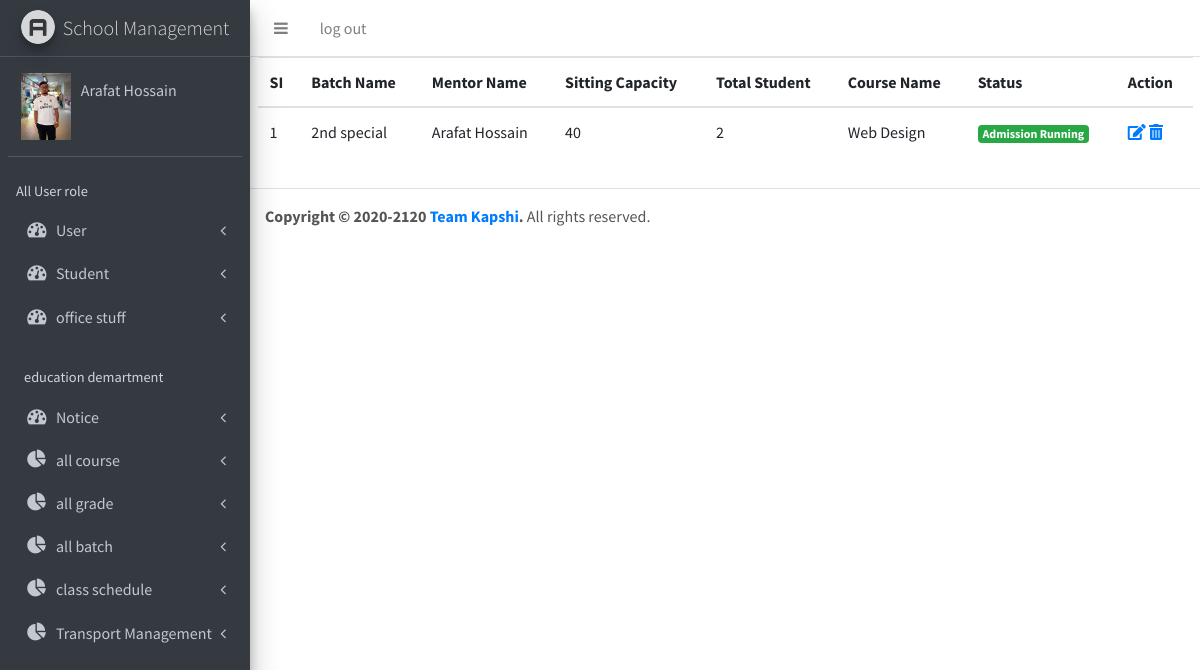
Screenshot of /superadmin/batch.php (signed in) with the database file from the repository.
### tables this page shows
CREATE TABLE `batch` (
  `id` int(4) NOT NULL,
  `batch_name` varchar(255) NOT NULL,
  `mentor_name` varchar(255) NOT NULL,
  `sitting_capacity` int(3) NOT NULL,
  `total_student` int(3) NOT NULL,
  `course_name` varchar(255) NOT NULL,
  `status` varchar(255) NOT NULL
);

CREATE TABLE `addmentor` (
  `mentorId` int(10) NOT NULL,
  `mentorFullname` varchar(50) NOT NULL,
  `mentorUserName` varchar(50) NOT NULL,
  `password` varchar(256) NOT NULL,
  `email` varchar(256) NOT NULL,
  `phone` int(50) NOT NULL,
  `address` varchar(256) NOT NULL,
  `joinDate` date NOT NULL,
  `status` int(2) NOT NULL,
  `user_role` int(1) NOT NULL,
  `image` text NOT NULL
);

CREATE TABLE `allcourse` (
  `course_id` int(2) NOT NULL,
  `course_title` varchar(30) NOT NULL,
  `course_desc` varchar(50) NOT NULL
);

### superadmin/batch.php (the view, shortened to what this page needs)
<?php
    include"includes/header.php";
    include"includes/navbar.php";
    include"includes/sidebar.php";
?>
  <section class="addmentor-header-section" style="margin-left: 250px;">
    <div class="container">
      <?php
        if( $_SESSION['mentorUserName'] ){
          $do = isset($_GET['do']) ? $_GET['do'] : 'manage';
          if( $do == 'manage' ){
      ?>
        <div class="row">
          <div class="col-md-12">
            <table class="table">
              <thead>
                <tr>
                  <th scope="col">SI</th>
                  <th scope="col">Batch Name</th>
                  <th scope="col">Mentor Name</th>
                  <th scope="col">Sitting Capacity</th>
                  <th scope="col">Total Student</th>
                  <th scope="col">Course Name</th>
                  <th scope="col">Status</th>
                  <th scope="col">Action</th>
                </tr>
              </thead>
              <tbody>
                <?php
                  $query = "SELECT * FROM batch";
                  $get_batch = mysqli_query($connect,$query);
                  $i = 0;
                  while( $row = mysqli_fetch_assoc($get_batch)){
                    $batch_id           = $row['id'];
                    $batch_name         = $row['batch_name'];
                    $mentor_name        = $row['mentor_name'];
                    $sitting_capacity   = $row['sitting_capacity'];
                    $course_name        = $row['course_name'];
                    $i++;
                ?>
                <tr>
                  <td><?php echo $i; ?></td>
                  <td><?php echo $batch_name;  ?></td>
                    <?php
                      $query = "SELECT * FROM addmentor";
                      $get_mentor_id = mysqli_query($connect,$query);
                      while( $row = mysqli_fetch_assoc($get_mentor_id) ){
                        $mentorid           = $row['mentorId'];
                        $mentorFinalName    = $row['mentorFullname'];
                        if( $mentorid == $mentor_name ){
                      ?>
                      <td><?php echo $mentorFinalName; ?></td>
                      <?php
                          }
                        }
                    ?>
                  <td><?php echo $sitting_capacity;   ?></td>
                  <?php
                    $query      = "SELECT * FROM student WHERE batch_name = '$batch_id' ";
                    $get_std_info   = mysqli_query($connect,$query);
                    $i=0;
                    while($row = mysqli_fetch_assoc($get_std_info)){
                      $i++;
                    }
                    $addmitted_std = "UPDATE batch SET total_student = '$i' WHERE batch_name = '$batch_id' " ;
                    $update_batch_student = mysqli_query($connect,$addmitted_std);
                    if( !$update_batch_student ){
                      die("error" . mysqli_error($connect));
                    }
                    else{
                  ?>
                  <td><?php echo $i;  ?></td>
                    <?php
                  }
                  ?>
                    <?php
                      $query = "SELECT * FROM allcourse";
                      $get_course_id = mysqli_query($connect,$query);
                      while( $row = mysqli_fetch_assoc($get_course_id) ){
                        $courseid                   = $row['course_id'];
                        $courseFinalName            = $row['course_title'];
                        if( $course_name == $courseid ){
                      ?>
                      <td><?php echo $courseFinalName; ?></td>
                      <?php
                          }
                        }
                    ?>
                  <td>
                    <?php
                      $query      = "SELECT * FROM student WHERE batch_name = '$batch_id' ";
                      $get_std_info   = mysqli_query($connect,$query);
                      $i=0;
                      while($row = mysqli_fetch_assoc($get_std_info)){
                        $i++;
                      }
                        if( $i < $sitting_capacity ){
                    ?>
                      <p class="badge badge-success">Admission Running</p>
                    <?php
                       }
                        else if( $i >= $sitting_capacity ){
                    ?>
                      <p class="badge badge-danger">Admission Closed</p>
                    <?php
                       }
                    ?>
                  </td>
                  <td class="action">
                    <ul>
                      <li><a href="batch.php?do=edit&update=<?php echo $batch_id ; ?>"><i class="fas fa-edit"></i></a></li>
                      <li><a href="batch.php?do=delete&delete=<?php echo $batch_id ; ?>"><i class="fas fa-trash-alt"></i></a></li>
                    </ul>
                  </td>
                </tr>
                <?php
                  }
                ?>
              </tbody>
            </table>
          </div>
        </div>
      <?php
          }
      }
      ?>
    </div>
  </section>
<?php
  include"includes/footer.php";
?>

### rows the page displays
batch: i "1", batch_name "2nd special", sitting_capacity "40", i "2", shows "Admission Running"
addmentor: mentorFullname "Arafat Hossain"
allcourse: course_title "Web Design"

### other values shown
$_SESSION['mentorFullname'] "Arafat Hossain"
